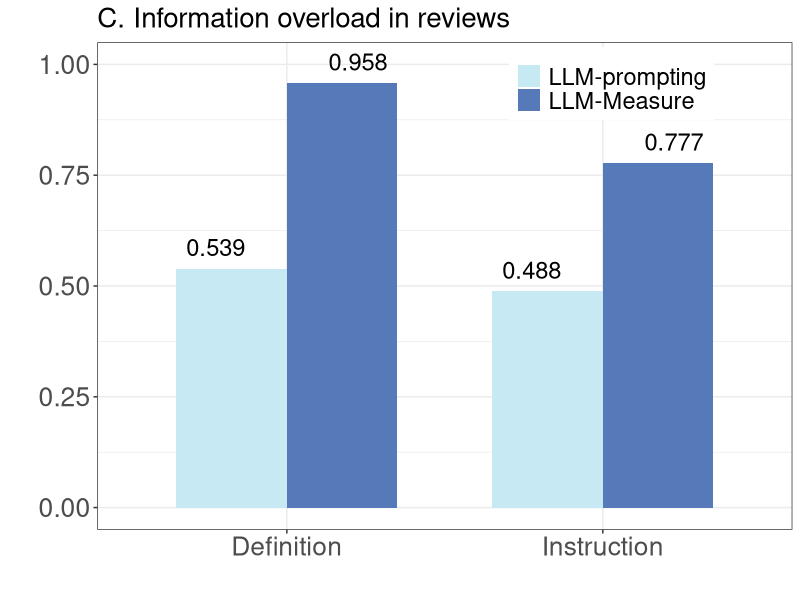
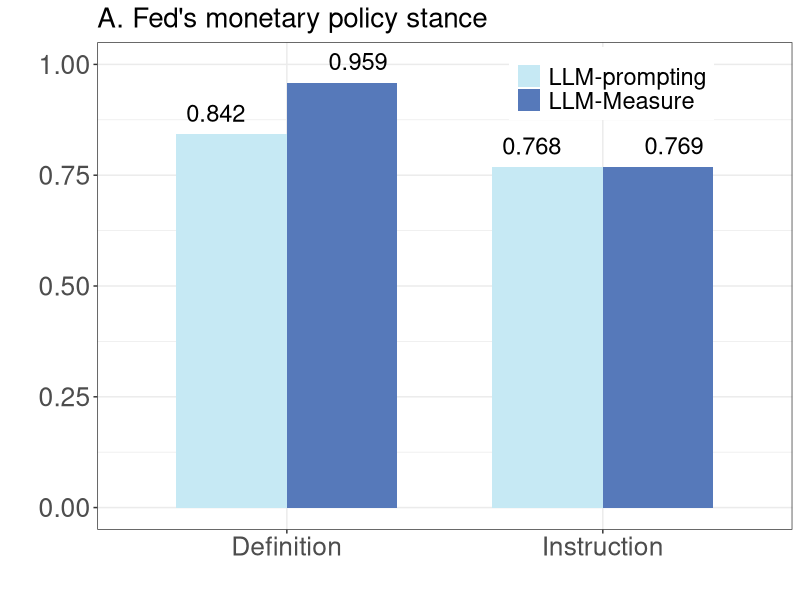
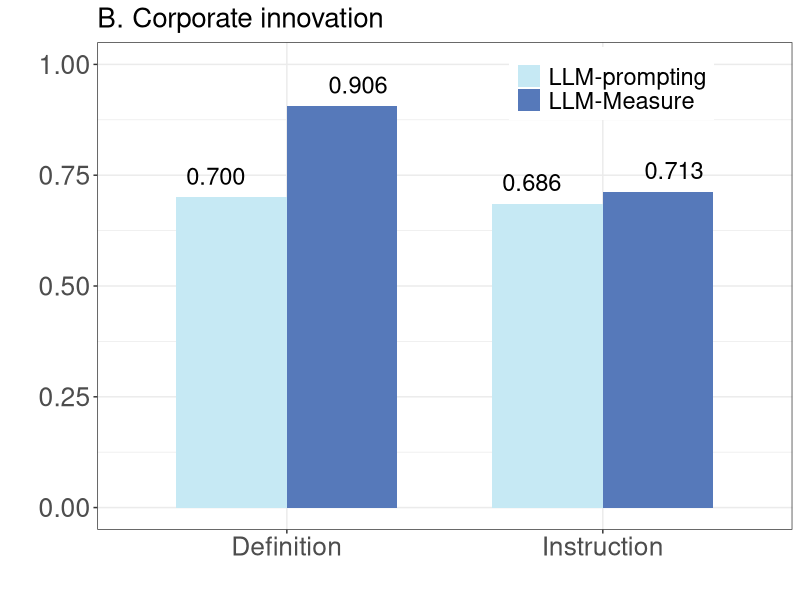

The R source for these figures, in order: (Note: this script raises an error after producing the figures.)
library(ggplot2)

label_size <- 19
title_size <- 18
bar_width <- 0.7
border_width <- 0.5
annotation_size <- 6
color_map <- c("#c6e9f4", "#5679ba")
legend_position <- c(0.74, 0.915)
legend_font_size <- 17
title_size <- 20

# FOMC.
rephrase <- c(rep("Definition", 2), rep("Instruction", 2))
method <- rep(c("LLM-prompting", "LLM-Measure"), 2)
correlation <- c(0.842, 0.959, 0.768, 0.769)
data <- data.frame(rephrase, method, correlation)

data$method <- factor(data$method, levels = c("LLM-prompting", "LLM-Measure"))

p_fomc <- ggplot(data, aes(fill=method, y=correlation, x=rephrase)) + 
  geom_bar(width=bar_width, stat="identity", size=border_width, position=position_dodge()) +
  theme_bw() +
  theme(legend.position = legend_position, 
        axis.text = element_text(size=label_size),
        axis.title = element_text(size=title_size, face = "italic"),
        legend.title = element_text(size=title_size),
        legend.text = element_text(size=title_size),) +
  theme(legend.text=element_text(size = legend_font_size)) +
  geom_text(aes(label=sprintf("%0.3f", correlation)), vjust=-0.7, color="black",
            position = position_dodge(0.9), size=annotation_size) +
  xlab("") + 
  ylab("") +
  scale_fill_manual(values=color_map) +
  guides(fill=guide_legend(title="")) +
  theme(legend.title=element_text(size=0)) +
  coord_cartesian(ylim=c(0, 1)) +
  ggtitle("A. Fed's monetary policy stance") +
  theme(plot.title = element_text(size=title_size))

# Innovation.
rephrase <- c(rep("Definition", 2), rep("Instruction", 2))
method <- rep(c("LLM-prompting", "LLM-Measure"), 2)
correlation <- c(0.700, 0.906, 0.686, 0.713)
data <- data.frame(rephrase, method, correlation)
data$method <- factor(data$method, levels = c("LLM-prompting", "LLM-Measure"))

p_innovation <- ggplot(data, aes(fill=method, y=correlation, x=rephrase)) + 
  geom_bar(width=bar_width, stat="identity", size=border_width, position=position_dodge()) +
  theme_bw() +
  theme(legend.position = legend_position, 
        axis.text = element_text(size=label_size),
        axis.title = element_text(size=title_size, face = "italic"),
        legend.title = element_text(size=title_size),
        legend.text = element_text(size=title_size),) +
  theme(legend.text=element_text(size = legend_font_size)) +
  geom_text(aes(label=sprintf("%0.3f", correlation)), vjust=-0.7, color="black",
            position = position_dodge(0.9), size=annotation_size) +
  xlab("") + 
  ylab("") +
  scale_fill_manual(values=color_map) +
  guides(fill=guide_legend(title="")) +
  theme(legend.title=element_text(size=0)) +
  coord_cartesian(ylim=c(0, 1)) +
  ggtitle("B. Corporate innovation") +
  theme(plot.title = element_text(size=title_size))


# Information overload.
rephrase <- c(rep("Definition", 2), rep("Instruction", 2))
method <- rep(c("LLM-prompting", "LLM-Measure"), 2)
correlation <- c(0.539, 0.958, 0.488, 0.777)
data <- data.frame(rephrase, method, correlation)
data$method <- factor(data$method, levels = c("LLM-prompting", "LLM-Measure"))

p_complexity <- ggplot(data, aes(fill=method, y=correlation, x=rephrase)) + 
  geom_bar(width=bar_width, stat="identity", size=border_width, position=position_dodge()) +
  theme_bw() +
  theme(legend.position = legend_position, 
        axis.text = element_text(size=label_size),
        axis.title = element_text(size=title_size, face = "italic"),
        legend.title = element_text(size=title_size),
        legend.text = element_text(size=title_size),) +
  theme(legend.text=element_text(size = legend_font_size)) +
  geom_text(aes(label=sprintf("%0.3f", correlation)), vjust=-0.7, color="black",
            position = position_dodge(0.9), size=annotation_size) +
  xlab("") + 
  ylab("") +
  scale_fill_manual(values=color_map) +
  guides(fill=guide_legend(title="")) +
  theme(legend.title=element_text(size=0)) +
  coord_cartesian(ylim=c(0, 1)) +
  ggtitle("C. Information overload in reviews") +
  theme(plot.title = element_text(size=title_size))

g <- plot_grid(p_fomc, p_innovation, p_complexity, nrow = 1, ncol = 3)
y.grob <- textGrob("Pearson correlation coefficient", 
                   gp=gpar(fontface="bold", col="black", fontsize=23), rot=90)
x.grob <- textGrob("Sensitivity to different prompts", 
                   gp=gpar(fontface="bold", col="black", fontsize=23))
g <- grid.arrange(arrangeGrob(g, left = y.grob, bottom = x.grob))
ggsave("sensitivityBarCharts.png", g, height = 6, width = 16, dpi = 900)


